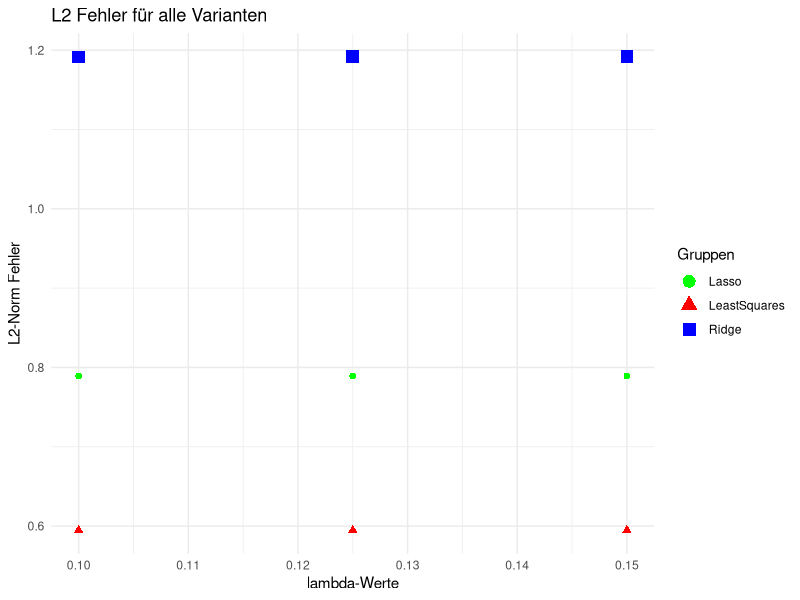
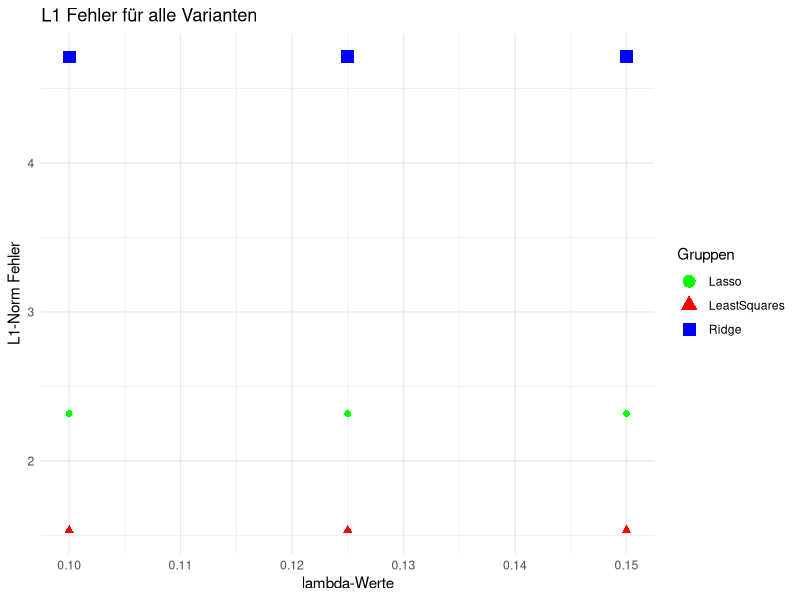
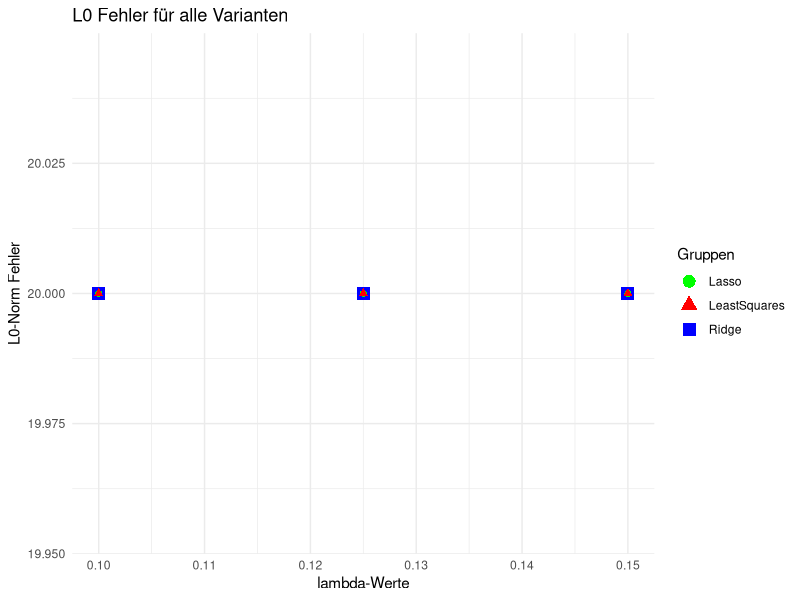

Write the R code that produced these figures, in order.
#setwd("C:/Users/Anwender/Desktop/Statistik AG/Blatt3")
#setwd("~/Desktop/Statistik_AG/Blatt3")

library(tidyverse)
library(glmnet)

# Ridge Regression Estimator

rre <- function(X, y, lambda = 1){
  error <- function(w, X, y, lambda = 1){
    crossprod(y- X %*% w) - lambda * norm(w, type = "2")
  }
  result = optim(rep(0,ncol(X)), error, X=X, y=y, lambda=lambda, method = 'BFGS')
  result$par
}

# Def des LSE zum Vergleich
ls<-function(X, y){
  lseq <- function(w, X, y) {
    crossprod(y - X%*%w)
  }
  result=optim(rep(0, ncol(X)), lseq, X=X, y=y, method='BFGS')
  result$par
}


## Part 4) Modification

# Daten
beta <- c(0.15, -0.33, 0.25, -0.25, rep(0,5), -0.25, 0.12, -0.125, rep(0,8))
n <- 500
p <- 20
X <- matrix(rnorm(n*p, mean = 0, sd = 1), nrow = n, ncol = p)
X <- scale(X)
eps <- rnorm(n, mean=0, sd=0.25)
y = X %*% beta + eps

# get average beta Funktion
get_average_beta <- function(M, lambda){
  beta_rre_df <- data.frame(matrix(0, nrow = p, ncol = M))
  beta_lasso_df <- data.frame(matrix(0, nrow = p, ncol = M))
  beta_ls_df <- data.frame(matrix(0, nrow = p, ncol =M))
  for (i in (1:M)){
    beta_rre <- rre(X, y, lambda = lambda)
    beta_rre_df[,i] <- beta_rre
    
    lasso_1 <- glmnet(X, y, lambda = lambda, intercept = FALSE)
    beta_lasso <- as.vector(coef(lasso_1, s = lambda)[-1])
    beta_lasso_df[,i] <- beta_lasso
    
    beta_ls = ls(X, y)
    beta_ls_df[,i] <- beta_ls
  }
  beta_rre_mean <- apply(beta_rre_df, 1, mean)
  beta_lasso_mean <- apply(beta_lasso_df, 1, mean)
  beta_ls_mean <- apply(beta_ls_df, 1, mean)
  
  matrix <- array(c(as.matrix(beta_rre_mean), as.matrix(beta_lasso_mean), as.matrix(beta_ls_mean)), 
                  dim = c(3, 3))
  
  return(matrix)
}

# Parameter auswählen
M <- 10
lambda_values <- c(0.1, 0.125, 0.15)

# Leere 3D-Matrix initialisieren (3 x 3 x Anzahl lambda-Werte)
result_matrix <- array(0, dim = c(3, 3, length(lambda_values)))

# Schleife zum Füllen der 3D-Matrix
for (i in seq_along(lambda_values)) {
  lambda <- lambda_values[i]
  result_matrix[,,i] <- get_average_beta(M, lambda)
}

# Distance Matrix

distances <- array(0, dim = c(3, 3, 3))
# der letzte Index steht für das Lambda, der erste für den estimator
# der zweite steht für die Norm

for (i in (0:3)){
  for (j in (0:3)){
    distances[i, 1, j] = sqrt(sum((result_matrix[,i,j]- beta)^2))
    distances[i, 2, j] = sum(abs(result_matrix[,i,j]- beta))
    distances[i, 3, j] = sum(result_matrix[,i,j] != beta)
  }
}

View(distances[,,1])

ggplot() + 
  geom_point(aes(x = lambda_values, y = distances[1,1,], shape = "Ridge", color = "Ridge"), size = 4, show.legend = TRUE) +
  geom_point(aes(x = lambda_values, y = distances[2,1,], shape = "Lasso", color = "Lasso"), size = 2, show.legend = TRUE) +
  geom_point(aes(x = lambda_values, y = distances[3,1,], shape = "LeastSquares", color = "LeastSquares"), size = 2, show.legend = TRUE) +
  labs(
    x = "lambda-Werte",
    y = "L2-Norm Fehler",
    title = "L2 Fehler für alle Varianten"
  ) +
  scale_shape_manual(
    values = c("Ridge" = 15, "Lasso" = 16, "LeastSquares" = 17), 
    name = "Gruppen"
  ) +
  scale_color_manual(
    values = c("Ridge" = "blue", "Lasso" = "green", "LeastSquares" = "red"), 
    name = "Gruppen"
  ) +
  theme_minimal()

ggplot() + 
  geom_point(aes(x = lambda_values, y = distances[1,2,], shape = "Ridge", color = "Ridge"), size = 4, show.legend = TRUE) +
  geom_point(aes(x = lambda_values, y = distances[2,2,], shape = "Lasso", color = "Lasso"), size = 2, show.legend = TRUE) +
  geom_point(aes(x = lambda_values, y = distances[3,2,], shape = "LeastSquares", color = "LeastSquares"), size = 2, show.legend = TRUE) +
  labs(
    x = "lambda-Werte",
    y = "L1-Norm Fehler",
    title = "L1 Fehler für alle Varianten"
  ) +
  scale_shape_manual(
    values = c("Ridge" = 15, "Lasso" = 16, "LeastSquares" = 17), 
    name = "Gruppen"
  ) +
  scale_color_manual(
    values = c("Ridge" = "blue", "Lasso" = "green", "LeastSquares" = "red"), 
    name = "Gruppen"
  ) +
  theme_minimal()

ggplot() + 
  geom_point(aes(x = lambda_values, y = distances[1,3,], shape = "Ridge", color = "Ridge"), size = 4, show.legend = TRUE) +
  geom_point(aes(x = lambda_values, y = distances[2,3,], shape = "Lasso", color = "Lasso"), size = 2, show.legend = TRUE) +
  geom_point(aes(x = lambda_values, y = distances[3,3,], shape = "LeastSquares", color = "LeastSquares"), size = 2, show.legend = TRUE) +
  labs(
    x = "lambda-Werte",
    y = "L0-Norm Fehler",
    title = "L0 Fehler für alle Varianten"
  ) +
  scale_shape_manual(
    values = c("Ridge" = 15, "Lasso" = 16, "LeastSquares" = 17), 
    name = "Gruppen"
  ) +
  scale_color_manual(
    values = c("Ridge" = "blue", "Lasso" = "green", "LeastSquares" = "red"), 
    name = "Gruppen"
  ) +
  theme_minimal()




